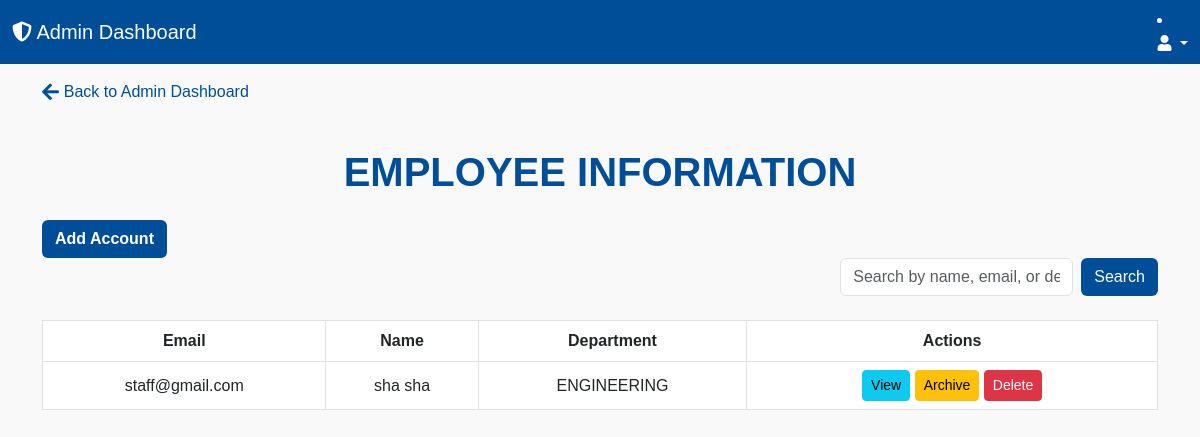
Screenshot of /employees.php (signed in) with the database file from the repository.
### tables this page shows
CREATE TABLE `employee_info` (
  `Employee_ID` int(10) NOT NULL,
  `User_ID` int(10) NOT NULL,
  `name` varchar(100) NOT NULL,
  `department` varchar(100) NOT NULL
);

CREATE TABLE `tbl_users` (
  `User_ID` int(10) NOT NULL,
  `student_number` int(10) DEFAULT NULL,
  `employee_ID` int(10) DEFAULT NULL,
  `email` varchar(100) NOT NULL,
  `password` varchar(100) NOT NULL,
  `role` varchar(100) NOT NULL DEFAULT 'student',
  `created_at` timestamp NOT NULL DEFAULT current_timestamp()
);

### employees.php (the view, shortened to what this page needs)
<?php
require 'database.php';
$search = $_GET['search'] ?? '';
$sql = "SELECT u.User_ID, u.email, ei.name, ei.department
        FROM tbl_users u
        JOIN employee_info ei ON u.User_ID = ei.User_ID
        WHERE u.role = 'employee' AND (ei.name LIKE ? OR ei.department LIKE ? OR u.email LIKE ?)";
$stmt = $conn->prepare($sql);
if ($stmt) {
    $searchTerm = "%$search%";
    $stmt->bind_param("sss", $searchTerm, $searchTerm, $searchTerm);
    $stmt->execute();
    $result = $stmt->get_result();
} else {
    $result = [];
}
?>
<!DOCTYPE html>
<html lang="en">
<head>
    <link href="https://cdn.jsdelivr.net/npm/bootstrap@5.3.0-alpha1/dist/css/bootstrap.min.css" rel="stylesheet">
    <link rel="stylesheet" href="https://cdnjs.cloudflare.com/ajax/libs/font-awesome/5.15.4/css/all.min.css">
</head>
<body>
    <header>
        <nav class="navbar navbar-expand-lg" style="background-color: #004E98; color: white;">
            <div class="container-fluid">
                <a class="navbar-brand text-white" href="#">
                    <i class="fas fa-shield-alt"></i> Admin Dashboard
                </a>
                <li class="nav-item dropdown">
                        <a class="nav-link dropdown-toggle" href="#" id="profileDropdown" role="button" data-bs-toggle="dropdown">
                            <i class="fas fa-user"></i>
                        </a>
                    </li>
            </div>
        </nav>
    </header>
    <div class="container mt-3">
        <a href="admin.php" class="back-btn">
            <i class="fas fa-arrow-left"></i> Back to Admin Dashboard
        </a>
    </div>
<div class="container mt-4">
    <h1 class="text-center mb-4" style="color: #004E98; font-weight: bold;">EMPLOYEE INFORMATION</h1>
    <button type="button" class="btn btn-add-account" data-bs-toggle="modal" data-bs-target="#addAccountModal">Add Account</button>
    <div class="row mb-4">
        <div class="col-12 text-end">
            <form method="GET" class="d-inline-flex" style="max-width: 350px;">
                <input type="text" class="form-control" name="search" placeholder="Search by name, email, or department" value="<?= htmlspecialchars($search); ?>">
                <button type="submit" class="btn btn-search ms-2">Search</button>
            </form>
        </div>
    </div>
    <table class="table table-bordered">
        <thead>
            <tr>
                <th>Email</th>
                <th>Name</th>
                <th>Department</th>
                <th>Actions</th>
            </tr>
        </thead>
        <tbody>
            <?php while ($employee = $result->fetch_assoc()): ?>
                <tr>
                    <td><?= htmlspecialchars($employee['email']); ?></td>
                    <td><?= htmlspecialchars($employee['name']); ?></td>
                    <td><?= htmlspecialchars($employee['department']); ?></td>
                    <td>
                        <button class="btn btn-info btn-sm" data-bs-toggle="modal" data-bs-target="#viewProfileModal<?= $employee['User_ID']; ?>">View</button>
                        <form method="POST" style="display:inline;" onsubmit="return confirm('Are you sure you want to archive this employee?');">
                            <button type="submit" name="archive" class="btn btn-warning btn-sm">Archive</button>
                        </form>
                        <form method="POST" style="display:inline;" onsubmit="return confirm('Are you sure you want to delete this employee?');">
                            <button type="submit" name="delete" class="btn btn-danger btn-sm">Delete</button>
                        </form>
                    </td>
                </tr>
            <?php endwhile; ?>
        </tbody>
    </table>
</div>
</body>
</html>

### employees.php (style rules this page uses)
body { font-family: Arial, sans-serif; margin: 0; padding: 0; background-color: #f9f9f9; }
.back-btn { font-size: 1rem; color: #004E98; text-decoration: none; margin-bottom: 20px; display: inline-flex; align-items: center; }
.back-btn i { font-size: 1.2rem; margin-right: 5px; }
.btn-search { background-color: #004E98; color: white; }
.btn-add-account { background-color: #004E98; color: white; font-weight: bold; }
table th, table td { text-align: center; vertical-align: middle; }

### rows the page displays
employee_info: User_ID.email "staff@gmail.com", name "sha sha", department "ENGINEERING"
